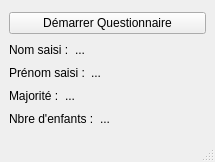
<?xml version="1.0" encoding="UTF-8"?>
<ui version="4.0">
 <class>MainWindow</class>
 <widget class="QMainWindow" name="MainWindow">
  <property name="geometry">
   <rect>
    <x>0</x>
    <y>0</y>
    <width>215</width>
    <height>162</height>
   </rect>
  </property>
  <property name="windowTitle">
   <string>MainWindow</string>
  </property>
  <widget class="QWidget" name="centralwidget">
   <layout class="QVBoxLayout" name="verticalLayout">
    <item>
     <widget class="QPushButton" name="btnDialogue">
      <property name="sizePolicy">
       <sizepolicy hsizetype="Minimum" vsizetype="Fixed">
        <horstretch>0</horstretch>
        <verstretch>0</verstretch>
       </sizepolicy>
      </property>
      <property name="text">
       <string>Démarrer Questionnaire</string>
      </property>
     </widget>
    </item>
    <item>
     <layout class="QHBoxLayout" name="hLayoutNom">
      <item>
       <widget class="QLabel" name="labelNomSaisi">
        <property name="sizePolicy">
         <sizepolicy hsizetype="Maximum" vsizetype="Fixed">
          <horstretch>0</horstretch>
          <verstretch>0</verstretch>
         </sizepolicy>
        </property>
        <property name="frameShape">
         <enum>QFrame::NoFrame</enum>
        </property>
        <property name="text">
         <string>Nom saisi :</string>
        </property>
       </widget>
      </item>
      <item>
       <widget class="QLabel" name="labelValeurNomSaisi">
        <property name="sizePolicy">
         <sizepolicy hsizetype="Preferred" vsizetype="Fixed">
          <horstretch>0</horstretch>
          <verstretch>0</verstretch>
         </sizepolicy>
        </property>
        <property name="minimumSize">
         <size>
          <width>70</width>
          <height>0</height>
         </size>
        </property>
        <property name="maximumSize">
         <size>
          <width>16777215</width>
          <height>16777215</height>
         </size>
        </property>
        <property name="frameShape">
         <enum>QFrame::NoFrame</enum>
        </property>
        <property name="text">
         <string>...</string>
        </property>
       </widget>
      </item>
     </layout>
    </item>
    <item>
     <layout class="QHBoxLayout" name="hLayoutPrenom">
      <item>
       <widget class="QLabel" name="labelPrenomSaisi">
        <property name="sizePolicy">
         <sizepolicy hsizetype="Maximum" vsizetype="Fixed">
          <horstretch>0</horstretch>
          <verstretch>0</verstretch>
         </sizepolicy>
        </property>
        <property name="frameShape">
         <enum>QFrame::NoFrame</enum>
        </property>
        <property name="text">
         <string>Prénom saisi :</string>
        </property>
       </widget>
      </item>
      <item>
       <widget class="QLabel" name="labelValeurPrenomSaisi">
        <property name="sizePolicy">
         <sizepolicy hsizetype="Preferred" vsizetype="Fixed">
          <horstretch>0</horstretch>
          <verstretch>0</verstretch>
         </sizepolicy>
        </property>
        <property name="minimumSize">
         <size>
          <width>70</width>
          <height>0</height>
         </size>
        </property>
        <property name="maximumSize">
         <size>
          <width>16777215</width>
          <height>16777215</height>
         </size>
        </property>
        <property name="frameShape">
         <enum>QFrame::NoFrame</enum>
        </property>
        <property name="text">
         <string>...</string>
        </property>
       </widget>
      </item>
     </layout>
    </item>
    <item>
     <layout class="QHBoxLayout" name="hLayoutMajorite">
      <item>
       <widget class="QLabel" name="labelMajeur">
        <property name="sizePolicy">
         <sizepolicy hsizetype="Maximum" vsizetype="Fixed">
          <horstretch>0</horstretch>
          <verstretch>0</verstretch>
         </sizepolicy>
        </property>
        <property name="frameShape">
         <enum>QFrame::NoFrame</enum>
        </property>
        <property name="text">
         <string>Majorité :</string>
        </property>
       </widget>
      </item>
      <item>
       <widget class="QLabel" name="labelValeurMajeur">
        <property name="sizePolicy">
         <sizepolicy hsizetype="Preferred" vsizetype="Fixed">
          <horstretch>0</horstretch>
          <verstretch>0</verstretch>
         </sizepolicy>
        </property>
        <property name="minimumSize">
         <size>
          <width>70</width>
          <height>0</height>
         </size>
        </property>
        <property name="maximumSize">
         <size>
          <width>16777215</width>
          <height>16777215</height>
         </size>
        </property>
        <property name="frameShape">
         <enum>QFrame::NoFrame</enum>
        </property>
        <property name="text">
         <string>...</string>
        </property>
       </widget>
      </item>
     </layout>
    </item>
    <item>
     <layout class="QHBoxLayout" name="hLayoutEnfants">
      <item>
       <widget class="QLabel" name="labelEnfants">
        <property name="sizePolicy">
         <sizepolicy hsizetype="Maximum" vsizetype="Fixed">
          <horstretch>0</horstretch>
          <verstretch>0</verstretch>
         </sizepolicy>
        </property>
        <property name="frameShape">
         <enum>QFrame::NoFrame</enum>
        </property>
        <property name="text">
         <string>Nbre d'enfants :</string>
        </property>
       </widget>
      </item>
      <item>
       <widget class="QLabel" name="labelValeurEnfants">
        <property name="sizePolicy">
         <sizepolicy hsizetype="Preferred" vsizetype="Fixed">
          <horstretch>0</horstretch>
          <verstretch>0</verstretch>
         </sizepolicy>
        </property>
        <property name="minimumSize">
         <size>
          <width>70</width>
          <height>0</height>
         </size>
        </property>
        <property name="maximumSize">
         <size>
          <width>16777215</width>
          <height>16777215</height>
         </size>
        </property>
        <property name="frameShape">
         <enum>QFrame::NoFrame</enum>
        </property>
        <property name="text">
         <string>...</string>
        </property>
       </widget>
      </item>
     </layout>
    </item>
   </layout>
  </widget>
  <widget class="QMenuBar" name="menubar">
   <property name="geometry">
    <rect>
     <x>0</x>
     <y>0</y>
     <width>215</width>
     <height>17</height>
    </rect>
   </property>
  </widget>
  <widget class="QStatusBar" name="statusbar"/>
 </widget>
 <resources/>
 <connections/>
</ui>
